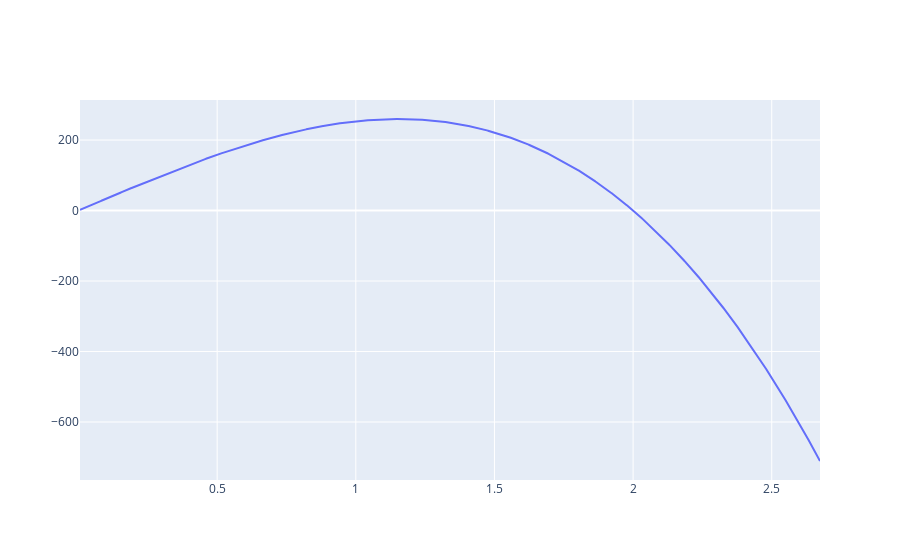

Write notebook code for a chart like this one.
### Code cell
#Alu
density = 850
E = 4.1*10**(9)
v = 0.33
t = 15/1000
c0 = 344
theta = 45

eta = 0.1 #loss factor


c0 = 344 #m/s
density_0 = 1.29  # dichte von Luft-Schicht
Z0 = density_0 * c0

# theta = np.pi*theta/180 # theta nur rad sein können
frequency_min = 10
frequency_max = 5000
frequency_range = np.arange(frequency_min, frequency_max)

ims = np.array([])
res = np.array([])
nf = np.array([])

for f in frequency_range:   
    i = 0
    ep = EP(f, t, c0, theta, density, E, v, eta)
    Z = ep.get_Z()
    Zim = np.imag(Z)
    fc = ep.get_fc()

    ims = np.append(ims, Zim/Z0)
    nf = np.append(nf, f/fc)


fig = go.Figure()
fig.add_trace(go.Scatter(x=nf, y=ims))
# fig.update_xaxes(type="log")
fig.show()

### Figure 1 — Plotly figure (JSON) as saved in the notebook; plotly's stock layout.template omitted (floating-point values rounded to 4 significant figures; data arrays with more than 128 entries replaced by an {"elided": "..."} marker saying what was removed)
{"data": [{"type": "scatter", "x": {"elided": "4990 float values"}, "y": {"elided": "4990 float values"}}], "layout": {}}
